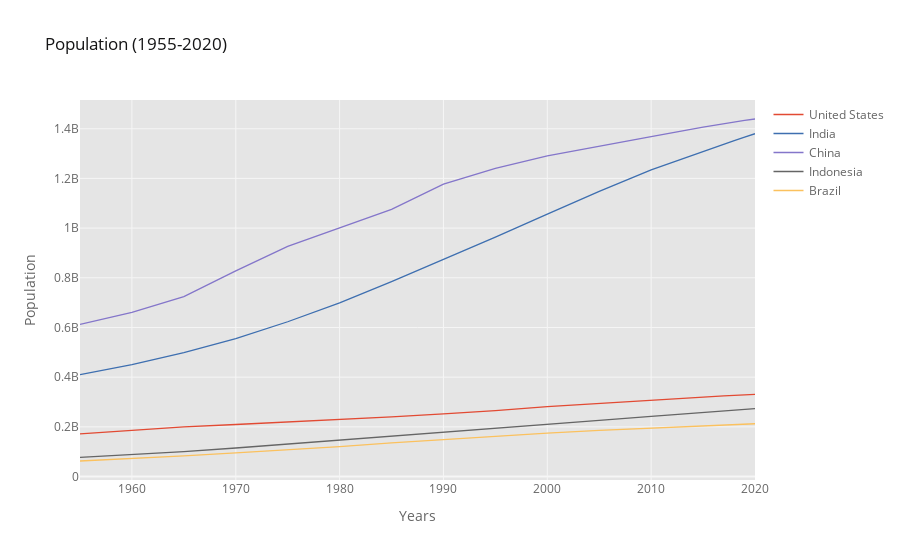

The notebook cell saved with this chart:
### Markdown cell above
### Lineplot

### Code cell
df_population.iplot(kind='line',xTitle='Years', yTitle='Population',
                    title='Population (1955-2020)')

### Figure 1 — Plotly figure (JSON) as saved in the notebook; plotly's stock layout.template omitted (floating-point values rounded to 4 significant figures)
{"data": [{"line": {"color": "rgba(226, 74, 51, 1.0)", "dash": "solid", "shape": "linear", "width": 1.3}, "mode": "lines", "name": "United States", "text": "", "type": "scatter", "x": [1955, 1960, 1965, 1970, 1975, 1980, 1985, 1990, 1995, 2000, 2005, 2010, 2015, 2016, 2017, 2018, 2019, 2020], "y": [171685336, 186720571, 199733676, 209513341, 219081251, 229476354, 240499825, 252120309, 265163745, 281710909, 294993511, 309011475, 320878310, 323015995, 325084756, 327096265, 329064917, 331002651]}, {"line": {"color": "rgba(62, 111, 176, 1.0)", "dash": "solid", "shape": "linear", "width": 1.3}, "mode": "lines", "name": "India", "text": "", "type": "scatter", "x": [1955, 1960, 1965, 1970, 1975, 1980, 1985, 1990, 1995, 2000, 2005, 2010, 2015, 2016, 2017, 2018, 2019, 2020], "y": [409880595, 450547679, 499123324, 555189792, 623102897, 698952844, 784360008, 873277798, 963922588, 1056575549, 1147609927, 1234281170, 1310152403, 1324517249, 1338676785, 1352642280, 1366417754, 1380004385]}, {"line": {"color": "rgba(132, 118, 202, 1.0)", "dash": "solid", "shape": "linear", "width": 1.3}, "mode": "lines", "name": "China", "text": "", "type": "scatter", "x": [1955, 1960, 1965, 1970, 1975, 1980, 1985, 1990, 1995, 2000, 2005, 2010, 2015, 2016, 2017, 2018, 2019, 2020], "y": [612241554, 660408056, 724218968, 827601394, 926240885, 1000089235, 1075589361, 1176883674, 1240920535, 1290550765, 1330776380, 1368810615, 1406847870, 1414049351, 1421021791, 1427647786, 1433783686, 1439323776]}, {"line": {"color": "rgba(101, 101, 101, 1.0)", "dash": "solid", "shape": "linear", "width": 1.3}, "mode": "lines", "name": "Indonesia", "text": "", "type": "scatter", "x": [1955, 1960, 1965, 1970, 1975, 1980, 1985, 1990, 1995, 2000, 2005, 2010, 2015, 2016, 2017, 2018, 2019, 2020], "y": [77273425, 87751068, 100267062, 114793178, 130680727, 147447836, 164982451, 181413402, 196934260, 211513823, 226289470, 241834215, 258383256, 261556381, 264650963, 267670543, 270625568, 273523615]}, {"line": {"color": "rgba(251, 193, 94, 1.0)", "dash": "solid", "shape": "linear", "width": 1.3}, "mode": "lines", "name": "Brazil", "text": "", "type": "scatter", "x": [1955, 1960, 1965, 1970, 1975, 1980, 1985, 1990, 1995, 2000, 2005, 2010, 2015, 2016, 2017, 2018, 2019, 2020], "y": [62533919, 72179226, 83373530, 95113265, 107216205, 120694009, 135274080, 149003223, 162019896, 174790340, 186127103, 195713635, 204471769, 206163053, 207833823, 209469323, 211049527, 212559417]}], "layout": {"autosize": true, "legend": {"bgcolor": "#FFFFFF", "font": {"color": "#666666"}}, "paper_bgcolor": "#FFFFFF", "plot_bgcolor": "#E5E5E5", "title": {"font": {"color": "#151516"}, "text": "Population (1955-2020)"}, "xaxis": {"autorange": true, "gridcolor": "#F6F6F6", "range": [1955, 2020], "showgrid": true, "tickfont": {"color": "#666666"}, "title": {"font": {"color": "#666666"}, "text": "Years"}, "type": "linear", "zerolinecolor": "#F6F6F6"}, "yaxis": {"autorange": true, "gridcolor": "#F6F6F6", "range": [-13950000.0, 1516000000.0], "showgrid": true, "tickfont": {"color": "#666666"}, "title": {"font": {"color": "#666666"}, "text": "Population"}, "type": "linear", "zerolinecolor": "#F6F6F6"}}}
